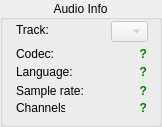
   <widget class="QGroupBox" name="AudioInfoGB">
    <property name="geometry">
     <rect>
      <x>574</x>
      <y>194</y>
      <width>162</width>
      <height>127</height>
     </rect>
    </property>
    <property name="title">
     <string>Audio Info</string>
    </property>
    <property name="alignment">
     <set>Qt::AlignCenter</set>
    </property>
    <widget class="QLabel" name="SampleRateLabel">
     <property name="geometry">
      <rect>
       <x>16</x>
       <y>83</y>
       <width>67</width>
       <height>16</height>
      </rect>
     </property>
     <property name="text">
      <string>Sample rate:</string>
     </property>
    </widget>
    <widget class="QLabel" name="AudioLanguageLabel">
     <property name="geometry">
      <rect>
       <x>16</x>
       <y>64</y>
       <width>57</width>
       <height>16</height>
      </rect>
     </property>
     <property name="text">
      <string>Language:</string>
     </property>
    </widget>
    <widget class="QLabel" name="SampleRateValueLabel">
     <property name="geometry">
      <rect>
       <x>78</x>
       <y>83</y>
       <width>69</width>
       <height>16</height>
      </rect>
     </property>
     <property name="font">
      <font>
       <bold>true</bold>
      </font>
     </property>
     <property name="text">
      <string>&lt;html&gt;&lt;head/&gt;&lt;body&gt;&lt;p&gt;&lt;span style=&quot; color:#008000;&quot;&gt;?&lt;/span&gt;&lt;/p&gt;&lt;/body&gt;&lt;/html&gt;</string>
     </property>
     <property name="alignment">
      <set>Qt::AlignRight|Qt::AlignTrailing|Qt::AlignVCenter</set>
     </property>
    </widget>
    <widget class="QLabel" name="TrackLabel">
     <property name="geometry">
      <rect>
       <x>16</x>
       <y>22</y>
       <width>75</width>
       <height>16</height>
      </rect>
     </property>
     <property name="text">
      <string>Track:</string>
     </property>
    </widget>
    <widget class="QLabel" name="AudioLanguageValueLabel">
     <property name="geometry">
      <rect>
       <x>72</x>
       <y>64</y>
       <width>75</width>
       <height>16</height>
      </rect>
     </property>
     <property name="font">
      <font>
       <bold>true</bold>
      </font>
     </property>
     <property name="text">
      <string>&lt;html&gt;&lt;head/&gt;&lt;body&gt;&lt;p&gt;&lt;span style=&quot; color:#008000;&quot;&gt;?&lt;/span&gt;&lt;/p&gt;&lt;/body&gt;&lt;/html&gt;</string>
     </property>
     <property name="alignment">
      <set>Qt::AlignRight|Qt::AlignTrailing|Qt::AlignVCenter</set>
     </property>
    </widget>
    <widget class="QLabel" name="FormatLabel">
     <property name="geometry">
      <rect>
       <x>16</x>
       <y>46</y>
       <width>49</width>
       <height>16</height>
      </rect>
     </property>
     <property name="text">
      <string>Codec:</string>
     </property>
    </widget>
    <widget class="QLabel" name="ChannelsLabel">
     <property name="geometry">
      <rect>
       <x>16</x>
       <y>100</y>
       <width>49</width>
       <height>16</height>
      </rect>
     </property>
     <property name="text">
      <string>Channels:</string>
     </property>
    </widget>
    <widget class="QLabel" name="ChannelsValueLabel">
     <property name="geometry">
      <rect>
       <x>45</x>
       <y>100</y>
       <width>102</width>
       <height>16</height>
      </rect>
     </property>
     <property name="font">
      <font>
       <bold>true</bold>
      </font>
     </property>
     <property name="text">
      <string>&lt;html&gt;&lt;head/&gt;&lt;body&gt;&lt;p&gt;&lt;span style=&quot; color:#008000;&quot;&gt;?&lt;/span&gt;&lt;/p&gt;&lt;/body&gt;&lt;/html&gt;</string>
     </property>
     <property name="alignment">
      <set>Qt::AlignRight|Qt::AlignTrailing|Qt::AlignVCenter</set>
     </property>
    </widget>
    <widget class="QLabel" name="FormatValueLabel">
     <property name="geometry">
      <rect>
       <x>65</x>
       <y>46</y>
       <width>82</width>
       <height>16</height>
      </rect>
     </property>
     <property name="font">
      <font>
       <bold>true</bold>
      </font>
     </property>
     <property name="text">
      <string>&lt;html&gt;&lt;head/&gt;&lt;body&gt;&lt;p&gt;&lt;span style=&quot; color:#008000;&quot;&gt;?&lt;/span&gt;&lt;/p&gt;&lt;/body&gt;&lt;/html&gt;</string>
     </property>
     <property name="alignment">
      <set>Qt::AlignRight|Qt::AlignTrailing|Qt::AlignVCenter</set>
     </property>
    </widget>
    <widget class="QComboBox" name="AudioTrackDD">
     <property name="enabled">
      <bool>false</bool>
     </property>
     <property name="geometry">
      <rect>
       <x>111</x>
       <y>21</y>
       <width>37</width>
       <height>21</height>
      </rect>
     </property>
    </widget>
   </widget>
